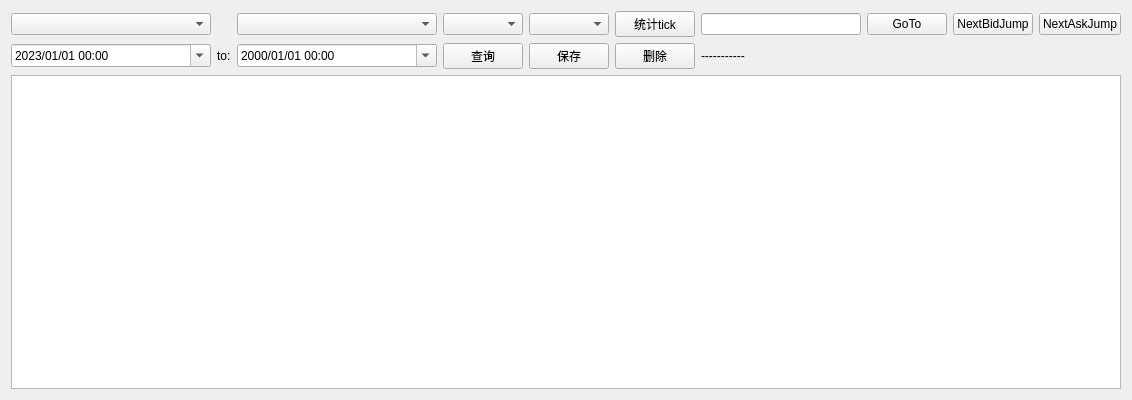
<?xml version="1.0" encoding="UTF-8"?>
<ui version="4.0">
 <class>QAnalystClass</class>
 <widget class="QWidget" name="QAnalystClass">
  <property name="geometry">
   <rect>
    <x>0</x>
    <y>0</y>
    <width>967</width>
    <height>400</height>
   </rect>
  </property>
  <property name="windowTitle">
   <string>QAnalyst</string>
  </property>
  <layout class="QGridLayout" name="gridLayout_2">
   <item row="0" column="0">
    <layout class="QGridLayout" name="gridLayout">
     <item row="0" column="5">
      <widget class="QPushButton" name="tickStatisButton">
       <property name="text">
        <string>统计tick</string>
       </property>
      </widget>
     </item>
     <item row="1" column="5">
      <widget class="QPushButton" name="delBtn">
       <property name="text">
        <string>删除</string>
       </property>
      </widget>
     </item>
     <item row="0" column="4">
      <widget class="QComboBox" name="columnListCtrl"/>
     </item>
     <item row="0" column="8">
      <widget class="QPushButton" name="btnNextBidJump">
       <property name="text">
        <string>NextBidJump</string>
       </property>
      </widget>
     </item>
     <item row="0" column="6">
      <widget class="QLineEdit" name="timeGotoCtrl">
       <property name="minimumSize">
        <size>
         <width>160</width>
         <height>0</height>
        </size>
       </property>
      </widget>
     </item>
     <item row="1" column="4">
      <widget class="QPushButton" name="saveBtn">
       <property name="text">
        <string>保存</string>
       </property>
      </widget>
     </item>
     <item row="1" column="0">
      <widget class="QDateTimeEdit" name="beginTimeCtrl">
       <property name="minimumSize">
        <size>
         <width>200</width>
         <height>0</height>
        </size>
       </property>
       <property name="dateTime">
        <datetime>
         <hour>0</hour>
         <minute>0</minute>
         <second>0</second>
         <year>2023</year>
         <month>1</month>
         <day>1</day>
        </datetime>
       </property>
       <property name="displayFormat">
        <string>yyyy/MM/dd HH:mm</string>
       </property>
       <property name="calendarPopup">
        <bool>true</bool>
       </property>
      </widget>
     </item>
     <item row="0" column="10">
      <spacer name="horizontalSpacer">
       <property name="orientation">
        <enum>Qt::Horizontal</enum>
       </property>
       <property name="sizeHint" stdset="0">
        <size>
         <width>40</width>
         <height>20</height>
        </size>
       </property>
      </spacer>
     </item>
     <item row="0" column="7">
      <widget class="QPushButton" name="timeGotoButton">
       <property name="text">
        <string>GoTo</string>
       </property>
      </widget>
     </item>
     <item row="1" column="1">
      <widget class="QLabel" name="label_4">
       <property name="text">
        <string>to:</string>
       </property>
      </widget>
     </item>
     <item row="1" column="2">
      <widget class="QDateTimeEdit" name="endTimeCtrl">
       <property name="minimumSize">
        <size>
         <width>200</width>
         <height>0</height>
        </size>
       </property>
       <property name="displayFormat">
        <string>yyyy/MM/dd HH:mm</string>
       </property>
       <property name="calendarPopup">
        <bool>true</bool>
       </property>
      </widget>
     </item>
     <item row="0" column="0">
      <widget class="QComboBox" name="codeIdCtrl"/>
     </item>
     <item row="1" column="3">
      <widget class="QPushButton" name="goBtn">
       <property name="text">
        <string>查询</string>
       </property>
      </widget>
     </item>
     <item row="0" column="3">
      <widget class="QComboBox" name="klineTypeCtrl"/>
     </item>
     <item row="0" column="2">
      <widget class="QComboBox" name="lineTypeCtrl"/>
     </item>
     <item row="1" column="6">
      <widget class="QLabel" name="resultlabel">
       <property name="text">
        <string>-----------</string>
       </property>
      </widget>
     </item>
     <item row="0" column="9">
      <widget class="QPushButton" name="btnNextAskJump">
       <property name="text">
        <string>NextAskJump</string>
       </property>
      </widget>
     </item>
    </layout>
   </item>
   <item row="1" column="0">
    <widget class="QTableView" name="tableViewCtrl"/>
   </item>
  </layout>
 </widget>
 <layoutdefault spacing="6" margin="11"/>
 <resources>
  <include location="QAnalyst.qrc"/>
 </resources>
 <connections/>
</ui>
